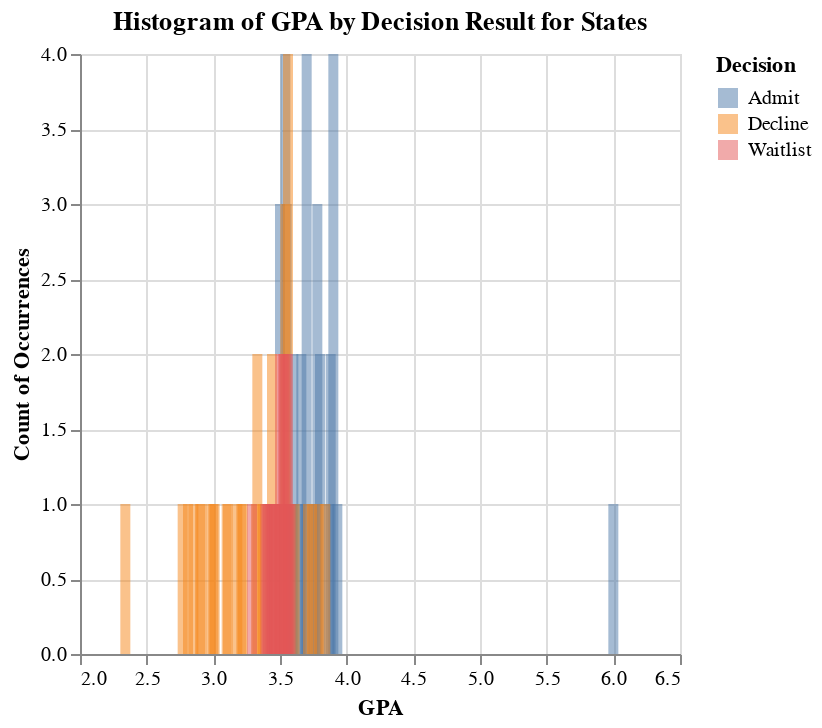

The notebook cell this image was saved under:
### Code cell
# Dropdown selection
input_dropdown = alt.binding_select(options=[None] + unique_states, labels = ['All'] + unique_states, name='State')
selection = alt.selection_single(fields=['State'], bind=input_dropdown)

gpa_bar = alt.Chart(df).transform_filter(
    selection
).mark_bar(
    opacity=0.5,
    binSpacing=0
).encode(
    alt.X('GPA:Q'),
    alt.Y('count()', title='Count of Occurrences'),
    alt.Color('Decision:N')
).add_selection(selection).interactive()
chart_title = "Histogram of GPA by Decision Result for States"
gpa_bar = gpa_bar.properties(title=chart_title)

gpa_bar

### Figure 1 — Vega-Lite specification as saved in the notebook (floating-point values rounded to 4 significant figures)
{"config": {"view": {"continuousWidth": 300, "continuousHeight": 300}}, "data": {"name": "data-17d703edbe22abe4075a26facaf18dfe"}, "mark": {"type": "bar", "binSpacing": 0, "opacity": 0.5}, "encoding": {"color": {"field": "Decision", "type": "nominal"}, "x": {"field": "GPA", "type": "quantitative"}, "y": {"aggregate": "count", "title": "Count of Occurrences", "type": "quantitative"}}, "params": [{"name": "param_7", "select": {"type": "point", "fields": ["State"]}, "bind": {"input": "select", "options": [null, "California", "Colorado", "Florida", "Utah", "Mississippi", "Oregon", "Virginia", "Alabama", "Georgia", "New York", "Vermont"], "labels": ["All", "California", "Colorado", "Florida", "Utah", "Mississippi", "Oregon", "Virginia", "Alabama", "Georgia", "New York", "Vermont"], "name": "State"}}, {"name": "param_8", "select": {"type": "interval", "encodings": ["x", "y"]}, "bind": "scales"}], "title": "Histogram of GPA by Decision Result for States", "transform": [{"filter": {"param": "param_7"}}], "$schema": "https://vega.github.io/schema/vega-lite/v5.8.0.json", "datasets": {"data-17d703edbe22abe4075a26facaf18dfe": [{"Decision": "Admit", "State": "California", "GPA": 3.9, "WorkExp": 6.7, "TestScore": 962.0, "WritingScore": 100, "Gender": 1.0, "VolunteerLevel": 0}, {"Decision": "Admit", "State": "Florida", "GPA": 3.8, "WorkExp": 1.4, "TestScore": 969.0, "WritingScore": 97, "Gender": 1.0, "VolunteerLevel": 4}, {"Decision": "Admit", "State": "Colorado", "GPA": 3.6, "WorkExp": 0.9, "TestScore": 969.0, "WritingScore": 97, "Gender": 0.0, "VolunteerLevel": 2}, {"Decision": "Admit", "State": "California", "GPA": 3.88, "WorkExp": 1.5, "TestScore": 967.0, "WritingScore": 95, "Gender": 1.0, "VolunteerLevel": 5}, {"Decision": "Admit", "State": "California", "GPA": 3.7, "WorkExp": 1.2, "TestScore": 969.0, "WritingScore": 94, "Gender": 1.0, "VolunteerLevel": 2}, {"Decision": "Admit", "State": "Florida", "GPA": 3.9, "WorkExp": 4.7, "TestScore": 961.0, "WritingScore": 93, "Gender": 1.0, "VolunteerLevel": 1}, {"Decision": "Admit", "State": "California", "GPA": 3.7, "WorkExp": 1.4, "TestScore": 966.0, "WritingScore": 94, "Gender": 1.0, "VolunteerLevel": 0}, {"Decision": "Admit", "State": "Florida", "GPA": 3.93, "WorkExp": 0.8, "TestScore": 969.0, "WritingScore": 99, "Gender": 1.0, "VolunteerLevel": 4}, {"Decision": "Admit", "State": "Colorado", "GPA": 3.6, "WorkExp": 1.2, "TestScore": 967.0, "WritingScore": 94, "Gender": 1.0, "VolunteerLevel": 2}, {"Decision": "Admit", "State": "California", "GPA": 3.69, "WorkExp": 3.2, "TestScore": 967.0, "WritingScore": 93, "Gender": 0.0, "VolunteerLevel": 3}, {"Decision": "Admit", "State": "Florida", "GPA": 3.7, "WorkExp": 3.7, "TestScore": 969.0, "WritingScore": 99, "Gender": 0.0, "VolunteerLevel": 2}, {"Decision": "Admit", "State": "Colorado", "GPA": 3.9, "WorkExp": 3.8, "TestScore": 967.0, "WritingScore": 98, "Gender": 1.0, "VolunteerLevel": 3}, {"Decision": "Admit", "State": "Colorado", "GPA": 3.78, "WorkExp": 1.2, "TestScore": 966.0, "WritingScore": 1, "Gender": 0.0, "VolunteerLevel": 4}, {"Decision": "Admit", "State": "California", "GPA": 3.7, "WorkExp": 2.7, "TestScore": 799.0, "WritingScore": 97, "Gender": 0.0, "VolunteerLevel": 5}, {"Decision": "Admit", "State": "Florida", "GPA": 3.5, "WorkExp": 0.7, "TestScore": 965.0, "WritingScore": 91, "Gender": 0.0, "VolunteerLevel": 1}, {"Decision": "Admit", "State": "Colorado", "GPA": 3.65, "WorkExp": 1.7, "TestScore": 963.0, "WritingScore": 90, "Gender": 0.0, "VolunteerLevel": 1}, {"Decision": "Admit", "State": "Colorado", "GPA": 3.75, "WorkExp": 1.1, "TestScore": 969.0, "WritingScore": 93, "Gender": 1.0, "VolunteerLevel": 0}, {"Decision": "Admit", "State": "Colorado", "GPA": 6.0, "WorkExp": 0.8, "TestScore": 969.0, "WritingScore": 93, "Gender": 1.0, "VolunteerLevel": 1}, {"Decision": "Admit", "State": "California", "GPA": 3.78, "WorkExp": 8.7, "TestScore": 966.0, "WritingScore": 91, "Gender": 0.0, "VolunteerLevel": 2}, {"Decision": "Admit", "State": "Florida", "GPA": 3.54, "WorkExp": 0.7, "TestScore": 965.0, "WritingScore": 11, "Gender": 1.0, "VolunteerLevel": 1}, {"Decision": "Admit", "State": "Florida", "GPA": 3.66, "WorkExp": 2.2, "TestScore": 967.0, "WritingScore": 91, "Gender": 0.0, "VolunteerLevel": 2}, {"Decision": "Admit", "State": "Florida", "GPA": 3.9, "WorkExp": 0.0, "TestScore": 967.0, "WritingScore": 88, "Gender": 1.0, "VolunteerLevel": 0}, {"Decision": "Admit", "State": "Florida", "GPA": 3.55, "WorkExp": 0.0, "TestScore": 962.0, "WritingScore": 97, "Gender": 0.0, "VolunteerLevel": 0}, {"Decision": "Admit", "State": "Colorado", "GPA": 3.59, "WorkExp": 1.7, "TestScore": 969.0, "WritingScore": 93, "Gender": 1.0, "VolunteerLevel": 0}, {"Decision": "Admit", "State": "California", "GPA": 3.66, "WorkExp": 0.9, "TestScore": 956.0, "WritingScore": 89, "Gender": 0.0, "VolunteerLevel": 1}, {"Decision": "Admit", "State": "Utah", "GPA": 3.78, "WorkExp": 1.2, "TestScore": 968.0, "WritingScore": 87, "Gender": 1.0, "VolunteerLevel": 2}, {"Decision": "Admit", "State": "Colorado", "GPA": 3.88, "WorkExp": 1.0, "TestScore": 969.0, "WritingScore": 93, "Gender": 0.0, "VolunteerLevel": 4}, {"Decision": "Admit", "State": "Florida", "GPA": 3.8, "WorkExp": 1.9, "TestScore": 965.0, "WritingScore": 94, "Gender": 1.0, "VolunteerLevel": 5}, {"Decision": "Admit", "State": "Florida", "GPA": 3.77, "WorkExp": 1.4, "TestScore": 969.0, "WritingScore": 99, "Gender": 0.0, "VolunteerLevel": 4}, {"Decision": "Admit", "State": "California", "GPA": 3.87, "WorkExp": 1.7, "TestScore": 966.0, "WritingScore": 97, "Gender": 1.0, "VolunteerLevel": 5}, {"Decision": "Decline", "State": "Florida", "GPA": 3.56, "WorkExp": 3.7, "TestScore": 899.0, "WritingScore": 78, "Gender": 0.0, "VolunteerLevel": 3}, {"Decision": "Decline", "State": "Florida", "GPA": 3.79, "WorkExp": 1.4, "TestScore": 867.0, "WritingScore": 77, "Gender": 1.0, "VolunteerLevel": 2}, {"Decision": "Decline", "State": "Florida", "GPA": 3.71, "WorkExp": 0.7, "TestScore": 789.0, "WritingScore": 82, "Gender": 0.0, "VolunteerLevel": 4}, {"Decision": "Decline", "State": "Florida", "GPA": 3.74, "WorkExp": 1.3, "TestScore": 800.0, "WritingScore": 56, "Gender": 1.0, "VolunteerLevel": 4}, {"Decision": "Decline", "State": "Florida", "GPA": 3.61, "WorkExp": 1.3, "TestScore": 789.0, "WritingScore": 56, "Gender": 1.0, "VolunteerLevel": 5}, {"Decision": "Decline", "State": "Florida", "GPA": 3.54, "WorkExp": 0.9, "TestScore": 765.0, "WritingScore": 78, "Gender": 1.0, "VolunteerLevel": 0}, {"Decision": "Decline", "State": "Florida", "GPA": 3.84, "WorkExp": 2.7, "TestScore": 896.0, "WritingScore": 89, "Gender": 1.0, "VolunteerLevel": 1}, {"Decision": "Decline", "State": "Florida", "GPA": 2.81, "WorkExp": 9.2, "TestScore": 764.0, "WritingScore": 56, "Gender": 0.0, "VolunteerLevel": 2}, {"Decision": "Decline", "State": "California", "GPA": 2.34, "WorkExp": 0.8, "TestScore": 754.0, "WritingScore": 76, "Gender": 1.0, "VolunteerLevel": 1}, {"Decision": "Decline", "State": "Oregon", "GPA": 2.9, "WorkExp": 0.9, "TestScore": 769.0, "WritingScore": 87, "Gender": 1.0, "VolunteerLevel": 4}, {"Decision": "Decline", "State": "Florida", "GPA": 3.33, "WorkExp": 1.6, "TestScore": 766.0, "WritingScore": 81, "Gender": 1.0, "VolunteerLevel": 5}, {"Decision": "Decline", "State": "Virginia", "GPA": 3.37, "WorkExp": 0.9, "TestScore": 766.0, "WritingScore": 79, "Gender": 0.0, "VolunteerLevel": 2}, {"Decision": "Decline", "State": "Colorado", "GPA": 3.0, "WorkExp": 1.2, "TestScore": 768.0, "WritingScore": 77, "Gender": 1.0, "VolunteerLevel": 1}, {"Decision": "Decline", "State": "Florida", "GPA": 3.1, "WorkExp": 1.9, "TestScore": 751.0, "WritingScore": 76, "Gender": 0.0, "VolunteerLevel": 0}, {"Decision": "Decline", "State": "Virginia", "GPA": 3.22, "WorkExp": 3.2, "TestScore": 769.0, "WritingScore": 75, "Gender": 0.0, "VolunteerLevel": 1}, {"Decision": "Decline", "State": "Florida", "GPA": 3.54, "WorkExp": 1.1, "TestScore": 767.0, "WritingScore": 65, "Gender": 0.0, "VolunteerLevel": 4}, {"Decision": "Decline", "State": "Colorado", "GPA": 3.44, "WorkExp": 3.2, "TestScore": 757.0, "WritingScore": 74, "Gender": 1.0, "VolunteerLevel": 3}, {"Decision": "Decline", "State": "Colorado", "GPA": 2.98, "WorkExp": 0.7, "TestScore": 763.0, "WritingScore": 71, "Gender": 0.0, "VolunteerLevel": 1}, {"Decision": "Decline", "State": "Virginia", "GPA": 2.77, "WorkExp": 3.7, "TestScore": 763.0, "WritingScore": 73, "Gender": 1.0, "VolunteerLevel": 5}, {"Decision": "Decline", "State": "Florida", "GPA": 3.18, "WorkExp": 1.4, "TestScore": 768.0, "WritingScore": 72, "Gender": 0.0, "VolunteerLevel": 0}, {"Decision": "Decline", "State": "Colorado", "GPA": 3.11, "WorkExp": 1.7, "TestScore": 758.0, "WritingScore": 69, "Gender": 1.0, "VolunteerLevel": 3}, {"Decision": "Decline", "State": "Colorado", "GPA": 3.32, "WorkExp": 1.7, "TestScore": 768.0, "WritingScore": 78, "Gender": 0.0, "VolunteerLevel": 4}, {"Decision": "Decline", "State": "Utah", "GPA": 3.01, "WorkExp": 1.4, "TestScore": 769.0, "WritingScore": 69, "Gender": 0.0, "VolunteerLevel": 2}, {"Decision": "Decline", "State": "Utah", "GPA": 3.33, "WorkExp": 0.8, "TestScore": 768.0, "WritingScore": 70, "Gender": 0.0, "VolunteerLevel": 1}, {"Decision": "Decline", "State": "Mississippi", "GPA": 2.91, "WorkExp": 6.2, "TestScore": 753.0, "WritingScore": 77, "Gender": 1.0, "VolunteerLevel": 1}, {"Decision": "Decline", "State": "Florida", "GPA": 3.56, "WorkExp": 1.7, "TestScore": 769.0, "WritingScore": 81, "Gender": 1.0, "VolunteerLevel": 4}, {"Decision": "Decline", "State": "Colorado", "GPA": 2.85, "WorkExp": 4.6, "TestScore": 762.0, "WritingScore": 75, "Gender": 1.0, "VolunteerLevel": 4}, {"Decision": "Decline", "State": "Virginia", "GPA": 3.21, "WorkExp": 1.7, "TestScore": 766.0, "WritingScore": 79, "Gender": 1.0, "VolunteerLevel": 5}, {"Decision": "Waitlist", "State": "Florida", "GPA": 3.4, "WorkExp": 1.9, "TestScore": 859.0, "WritingScore": 88, "Gender": 0.0, "VolunteerLevel": 4}, {"Decision": "Waitlist", "State": "Florida", "GPA": 3.45, "WorkExp": 4.7, "TestScore": 867.0, "WritingScore": 71, "Gender": 0.0, "VolunteerLevel": 3}, {"Decision": "Waitlist", "State": "Florida", "GPA": 3.5, "WorkExp": 1.7, "TestScore": 869.0, "WritingScore": 73, "Gender": 0.0, "VolunteerLevel": 2}, {"Decision": "Waitlist", "State": "New York", "GPA": 3.55, "WorkExp": 2.2, "TestScore": 866.0, "WritingScore": 74, "Gender": 1.0, "VolunteerLevel": 1}, {"Decision": "Waitlist", "State": "Alabama", "GPA": 3.41, "WorkExp": 1.2, "TestScore": 868.0, "WritingScore": 85, "Gender": 0.0, "VolunteerLevel": 0}, {"Decision": "Waitlist", "State": "Georgia", "GPA": 3.56, "WorkExp": 100.0, "TestScore": 866.0, "WritingScore": 89, "Gender": 0.0, "VolunteerLevel": 1}, {"Decision": "Waitlist", "State": "Florida", "GPA": 3.53, "WorkExp": 1.7, "TestScore": 869.0, "WritingScore": 87, "Gender": 1.0, "VolunteerLevel": 2}, {"Decision": "Waitlist", "State": "Colorado", "GPA": 3.5, "WorkExp": 3.5, "TestScore": 869.0, "WritingScore": 83, "Gender": 0.0, "VolunteerLevel": 4}, {"Decision": "Waitlist", "State": "Utah", "GPA": 3.39, "WorkExp": 1.8, "TestScore": 866.0, "WritingScore": 82, "Gender": 1.0, "VolunteerLevel": 5}, {"Decision": "Waitlist", "State": "California", "GPA": 3.52, "WorkExp": 2.7, "TestScore": 855.0, "WritingScore": 87, "Gender": 1.0, "VolunteerLevel": 3}, {"Decision": "Waitlist", "State": "Colorado", "GPA": 3.49, "WorkExp": 1.3, "TestScore": 866.0, "WritingScore": 86, "Gender": 0.0, "VolunteerLevel": 5}, {"Decision": "Waitlist", "State": "Colorado", "GPA": 3.43, "WorkExp": 1.5, "TestScore": 869.0, "WritingScore": 85, "Gender": 1.0, "VolunteerLevel": 1}, {"Decision": "Waitlist", "State": "Florida", "GPA": 3.44, "WorkExp": 7.2, "TestScore": 865.0, "WritingScore": 84, "Gender": 0.0, "VolunteerLevel": 2}, {"Decision": "Waitlist", "State": "Florida", "GPA": 3.29, "WorkExp": 1.2, "TestScore": 869.0, "WritingScore": 83, "Gender": 1.0, "VolunteerLevel": 4}, {"Decision": "Waitlist", "State": "Utah", "GPA": 3.58, "WorkExp": 0.9, "TestScore": 864.0, "WritingScore": 82, "Gender": 1.0, "VolunteerLevel": 5}, {"Decision": "Waitlist", "State": "Utah", "GPA": 3.57, "WorkExp": 1.4, "TestScore": 869.0, "WritingScore": 80, "Gender": 1.0, "VolunteerLevel": 0}, {"Decision": "Waitlist", "State": "Florida", "GPA": 3.56, "WorkExp": 1.3, "TestScore": 869.0, "WritingScore": 84, "Gender": 1.0, "VolunteerLevel": 3}, {"Decision": "Waitlist", "State": "Florida", "GPA": 3.55, "WorkExp": 2.0, "TestScore": 853.0, "WritingScore": 81, "Gender": 0.0, "VolunteerLevel": 1}, {"Decision": "Waitlist", "State": "Colorado", "GPA": 3.54, "WorkExp": 1.2, "TestScore": 868.0, "WritingScore": 83, "Gender": 0.0, "VolunteerLevel": 2}, {"Decision": "Waitlist", "State": "Vermont", "GPA": 3.53, "WorkExp": 3.3, "TestScore": 862.0, "WritingScore": 85, "Gender": 1.0, "VolunteerLevel": 1}, {"Decision": "Waitlist", "State": "Florida", "GPA": 3.52, "WorkExp": 0.7, "TestScore": 868.0, "WritingScore": 81, "Gender": 0.0, "VolunteerLevel": 4}, {"Decision": "Waitlist", "State": "Florida", "GPA": 3.51, "WorkExp": 3.4, "TestScore": 865.0, "WritingScore": 88, "Gender": 1.0, "VolunteerLevel": 3}, {"Decision": "Waitlist", "State": "California", "GPA": 3.47, "WorkExp": 2.2, "TestScore": 867.0, "WritingScore": 77, "Gender": 1.0, "VolunteerLevel": 5}, {"Decision": "Waitlist", "State": "Florida", "GPA": 3.46, "WorkExp": 1.9, "TestScore": 869.0, "WritingScore": 89, "Gender": 1.0, "VolunteerLevel": 0}]}}
